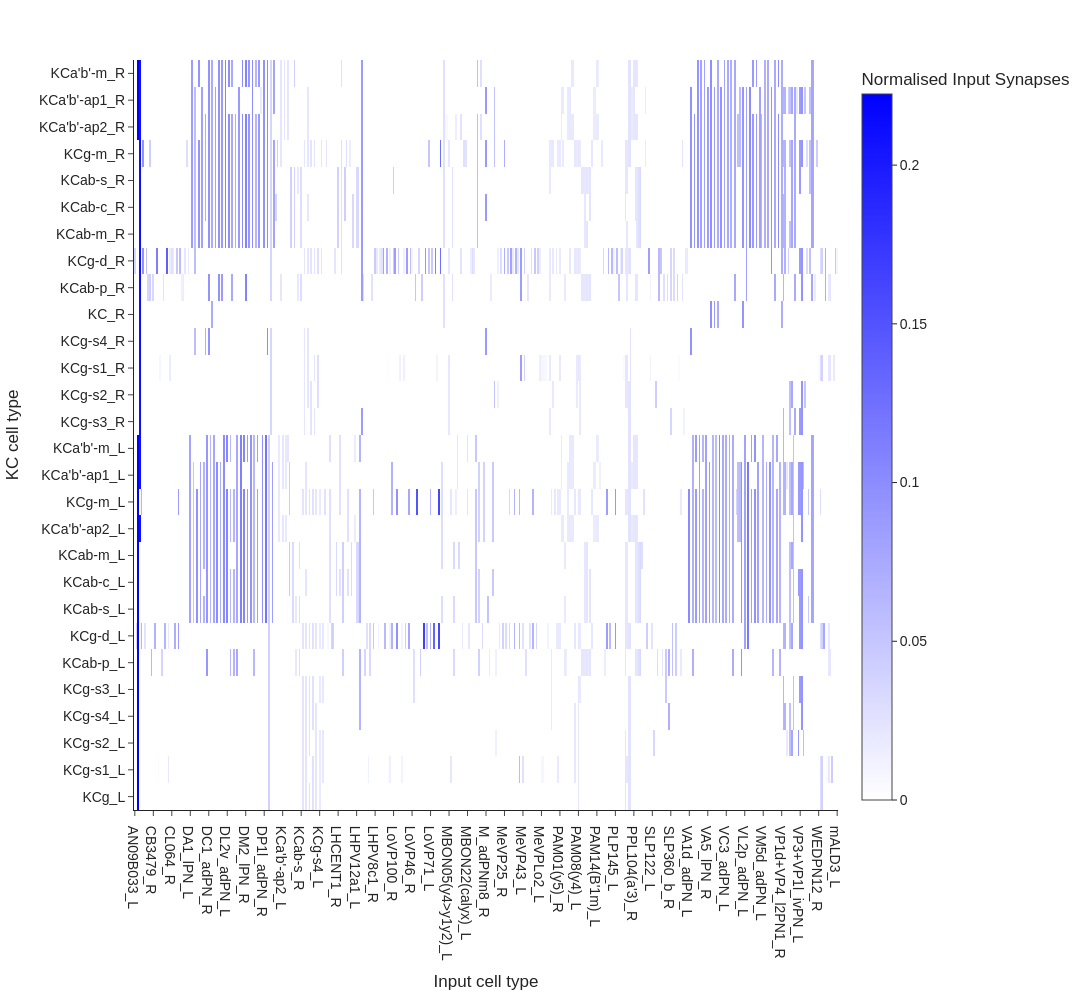

This figure's notebook cell:
### Code cell
fig_heatmap_input_norm_clust = px.imshow(
    heatmap_clustered_input_norm,
    labels={
        "x": "Input cell type",
        "y": "KC cell type",
        "color": "Normalised Input Synapses"
    },
    color_continuous_scale=[[0, "white"],[1, "blue"]],
    aspect="auto"
)
fig_heatmap_input_norm_clust.update_layout(
    width=1500,
    height=1000,
    template="simple_white",
    font=dict(family="Arial", size=14)
)
fig_heatmap_input_norm_clust.show()

### Figure 1 — Plotly figure (JSON) as saved in the notebook; plotly's stock layout.template omitted (floating-point values rounded to 4 significant figures; data arrays with more than 128 entries replaced by an {"elided": "..."} marker saying what was removed)
{"data": [{"coloraxis": "coloraxis", "hovertemplate": "Input cell type: %{x}<br>KC cell type: %{y}<br>Normalised Input Synapses: %{z}<extra></extra>", "name": "0", "type": "heatmap", "x": {"elided": "419 str values"}, "xaxis": "x", "y": ["KCa'b'-m_R", "KCa'b'-ap1_R", "KCa'b'-ap2_R", "KCg-m_R", "KCab-s_R", "KCab-c_R", "KCab-m_R", "KCg-d_R", "KCab-p_R", "KC_R", "KCg-s4_R", "KCg-s1_R", "KCg-s2_R", "KCg-s3_R", "KCa'b'-m_L", "KCa'b'-ap1_L", "KCg-m_L", "KCa'b'-ap2_L", "KCab-m_L", "KCab-c_L", "KCab-s_L", "KCg-d_L", "KCab-p_L", "KCg-s3_L", "KCg-s4_L", "KCg-s2_L", "KCg-s1_L", "KCg_L"], "yaxis": "y", "z": {"elided": "28x419 float values"}}], "layout": {"coloraxis": {"autocolorscale": false, "colorbar": {"title": {"text": "Normalised Input Synapses"}}, "colorscale": [[0, "white"], [1, "blue"]]}, "font": {"family": "Arial", "size": 14}, "height": 1000, "margin": {"t": 60}, "width": 1500, "xaxis": {"anchor": "y", "domain": [0, 1], "title": {"text": "Input cell type"}}, "yaxis": {"anchor": "x", "autorange": "reversed", "domain": [0, 1], "title": {"text": "KC cell type"}}}}
